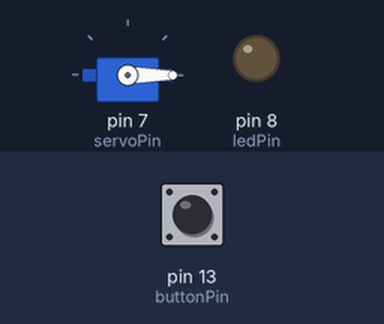
Bench run of a sketch on a simulated Arduino Uno, built with avr-gcc and run on an emulated ATmega328P. On the bench: servo, output pins drawn as LEDs (lit = HIGH). The test bench sets the inputs (shaded band); at power-on: pin 13 (buttonPin) LOW.

Above: at 1.2 s.
1.3 s: pin 13 (buttonPin) pulled HIGH for 1 s
At 3.6 s:
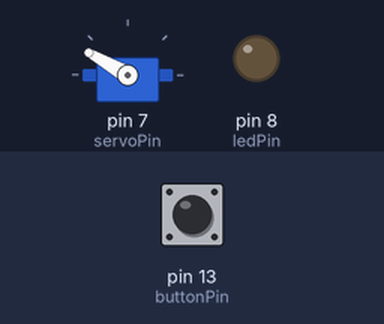
4.3 s: pin 13 (buttonPin) pulled HIGH for 0.25 s
At 5.3 s:
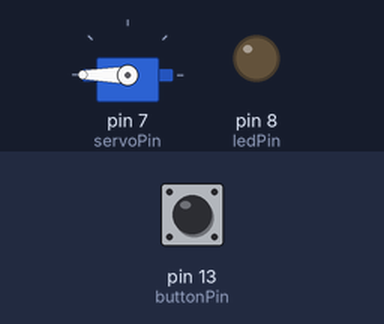
6.1 s: pin 13 (buttonPin) pulled HIGH for 0.25 s
At 6.3 s:
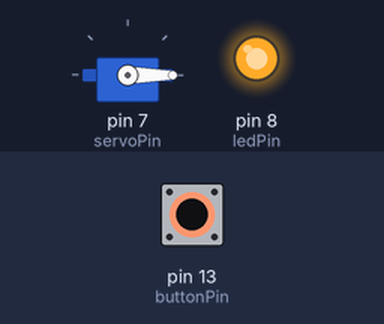
7.9 s: pin 13 (buttonPin) pulled HIGH for 3.2 s
At 11.6 s:
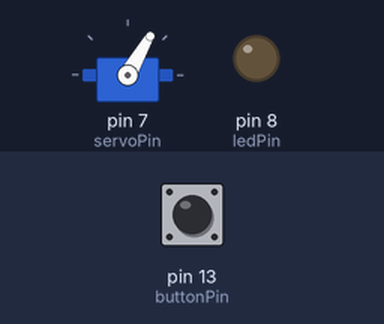
12.7 s: pin 13 (buttonPin) pulled HIGH for 0.25 s
At 14.2 s:
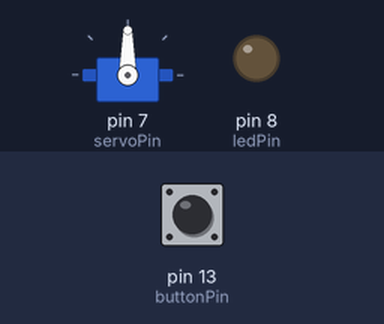
14.5 s: pin 13 (buttonPin) pulled HIGH for 1 s
At 16.2 s:
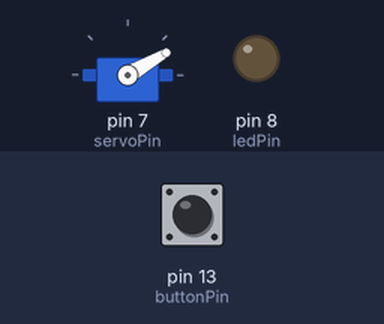
Timing chart, 0 to 17.7 s (numbered marks = the images above; inputs shaded):
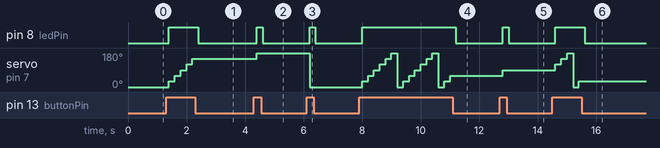

The sketch:

lyn-button-01.ino
```cpp
#include <Servo.h>
Servo servo;

const int buttonPin = 13;
const int ledPin = 8;
const int servoPin = 7;

int value = 0;

int buttonState = 0;

void setup() {
  servo.attach(servoPin);
  pinMode(ledPin, OUTPUT);
  pinMode(buttonPin, INPUT);
  pinMode(servoPin, OUTPUT);
}

void loop() {

  buttonState = digitalRead(buttonPin);

  if (buttonState == HIGH) {
    digitalWrite(ledPin, HIGH);
    value += 30;

  } else {
    digitalWrite(ledPin, LOW);
  }

  if (value > 180)
    value = 0;

  servo.write(value);

  delay(200);

}
```

Measured:
- after the input at 1.3 s, pin 8 (ledPin): LOW → HIGH after 0.10 s, → LOW 1.0 s later; servo on pin 7 (servoPin): moves from 0° to 150° over 0.80 s, starting after 0.10 s
- after the input at 4.3 s, pin 8 (ledPin): LOW → HIGH after 0.10 s, → LOW 0.20 s later; servo on pin 7 (servoPin): 150° → 180° after 0.10 s
- after the input at 6.1 s, pin 8 (ledPin): LOW → HIGH after 0.10 s, → LOW 0.20 s later; servo on pin 7 (servoPin): 180° → 0° after 0.10 s
- after the input at 7.9 s, pin 8 (ledPin): LOW → HIGH after 0.10 s, → LOW 3.2 s later; servo on pin 7 (servoPin): 0° → 30° after 0.10 s, then repeats every 1.4 s: 60° 0.20 s, 90° 0.20 s, 120° 0.20 s, 150° 0.20 s, 180° 0.20 s, 0° 0.20 s, 30° 0.20 s
- after the input at 12.7 s, pin 8 (ledPin): LOW → HIGH after 0.11 s, → LOW 0.20 s later; servo on pin 7 (servoPin): 60° → 90° after 0.11 s
- after the input at 14.5 s, pin 8 (ledPin): LOW → HIGH after 0.11 s, → LOW 1.0 s later; servo on pin 7 (servoPin): 90° → 120° after 0.11 s, → 150° 0.20 s later, → 180° 0.20 s later, → 0° 0.20 s later, … (5 changes in this stretch)
